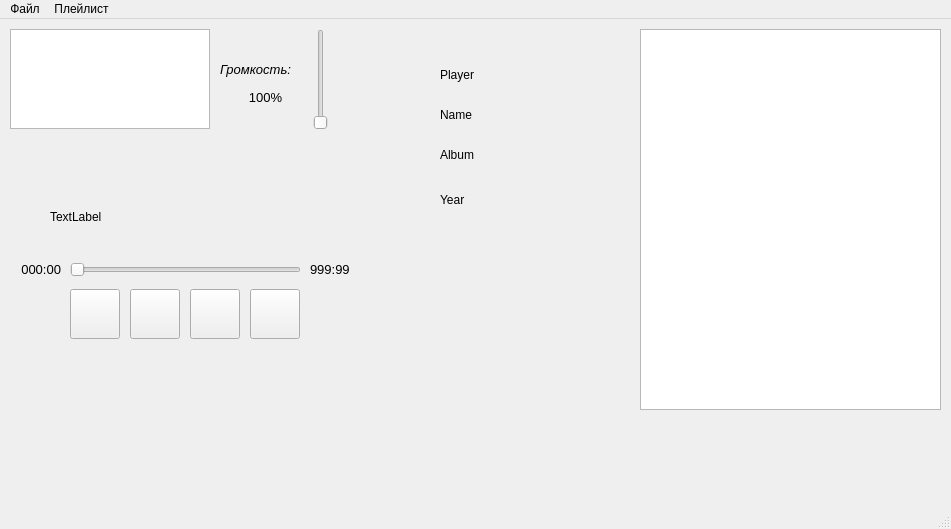
<?xml version="1.0" encoding="UTF-8"?>
<ui version="4.0">
 <class>MainWindow</class>
 <widget class="QMainWindow" name="MainWindow">
  <property name="geometry">
   <rect>
    <x>0</x>
    <y>0</y>
    <width>951</width>
    <height>529</height>
   </rect>
  </property>
  <property name="windowTitle">
   <string>MP3-Player</string>
  </property>
  <property name="windowIcon">
   <iconset resource="resource.qrc">
    <normaloff>:/images/title.jpg</normaloff>:/images/title.jpg</iconset>
  </property>
  <widget class="QWidget" name="centralwidget">
   <widget class="QListView" name="listView">
    <property name="geometry">
     <rect>
      <x>640</x>
      <y>10</y>
      <width>301</width>
      <height>381</height>
     </rect>
    </property>
   </widget>
   <widget class="QPushButton" name="playButton">
    <property name="geometry">
     <rect>
      <x>190</x>
      <y>270</y>
      <width>50</width>
      <height>50</height>
     </rect>
    </property>
    <property name="cursor">
     <cursorShape>PointingHandCursor</cursorShape>
    </property>
    <property name="text">
     <string/>
    </property>
    <property name="icon">
     <iconset resource="resource.qrc">
      <normaloff>:/images/play.png</normaloff>:/images/play.png</iconset>
    </property>
    <property name="iconSize">
     <size>
      <width>50</width>
      <height>50</height>
     </size>
    </property>
   </widget>
   <widget class="QPushButton" name="nextButton">
    <property name="geometry">
     <rect>
      <x>250</x>
      <y>270</y>
      <width>50</width>
      <height>50</height>
     </rect>
    </property>
    <property name="cursor">
     <cursorShape>PointingHandCursor</cursorShape>
    </property>
    <property name="text">
     <string/>
    </property>
    <property name="icon">
     <iconset resource="resource.qrc">
      <normaloff>:/images/next.png</normaloff>:/images/next.png</iconset>
    </property>
    <property name="iconSize">
     <size>
      <width>50</width>
      <height>50</height>
     </size>
    </property>
    <property name="default">
     <bool>false</bool>
    </property>
   </widget>
   <widget class="QPushButton" name="prevButton">
    <property name="geometry">
     <rect>
      <x>70</x>
      <y>270</y>
      <width>50</width>
      <height>50</height>
     </rect>
    </property>
    <property name="cursor">
     <cursorShape>PointingHandCursor</cursorShape>
    </property>
    <property name="text">
     <string/>
    </property>
    <property name="icon">
     <iconset resource="resource.qrc">
      <normaloff>:/images/prev.png</normaloff>:/images/prev.png</iconset>
    </property>
    <property name="iconSize">
     <size>
      <width>50</width>
      <height>50</height>
     </size>
    </property>
   </widget>
   <widget class="QPushButton" name="pauseButton">
    <property name="geometry">
     <rect>
      <x>130</x>
      <y>270</y>
      <width>50</width>
      <height>50</height>
     </rect>
    </property>
    <property name="cursor">
     <cursorShape>PointingHandCursor</cursorShape>
    </property>
    <property name="text">
     <string/>
    </property>
    <property name="icon">
     <iconset resource="resource.qrc">
      <normaloff>:/images/pause.png</normaloff>:/images/pause.png</iconset>
    </property>
    <property name="iconSize">
     <size>
      <width>50</width>
      <height>50</height>
     </size>
    </property>
   </widget>
   <widget class="QLabel" name="labelPlayer">
    <property name="geometry">
     <rect>
      <x>440</x>
      <y>40</y>
      <width>111</width>
      <height>31</height>
     </rect>
    </property>
    <property name="text">
     <string>Player</string>
    </property>
   </widget>
   <widget class="QLabel" name="labelTitle">
    <property name="geometry">
     <rect>
      <x>440</x>
      <y>70</y>
      <width>141</width>
      <height>51</height>
     </rect>
    </property>
    <property name="text">
     <string>Name</string>
    </property>
   </widget>
   <widget class="QLabel" name="labelAlbum">
    <property name="geometry">
     <rect>
      <x>440</x>
      <y>110</y>
      <width>151</width>
      <height>51</height>
     </rect>
    </property>
    <property name="text">
     <string>Album</string>
    </property>
   </widget>
   <widget class="QLabel" name="labelYear">
    <property name="geometry">
     <rect>
      <x>440</x>
      <y>160</y>
      <width>71</width>
      <height>41</height>
     </rect>
    </property>
    <property name="text">
     <string>Year</string>
    </property>
   </widget>
   <widget class="QLabel" name="labelMaxDuration">
    <property name="geometry">
     <rect>
      <x>310</x>
      <y>240</y>
      <width>51</width>
      <height>21</height>
     </rect>
    </property>
    <property name="font">
     <font>
      <family>Arial</family>
      <pointsize>10</pointsize>
     </font>
    </property>
    <property name="text">
     <string>999:99</string>
    </property>
   </widget>
   <widget class="QLabel" name="labelCurrentDuration">
    <property name="geometry">
     <rect>
      <x>10</x>
      <y>240</y>
      <width>51</width>
      <height>21</height>
     </rect>
    </property>
    <property name="font">
     <font>
      <family>Arial</family>
      <pointsize>10</pointsize>
      <weight>50</weight>
      <bold>false</bold>
     </font>
    </property>
    <property name="text">
     <string>000:00</string>
    </property>
    <property name="textFormat">
     <enum>Qt::AutoText</enum>
    </property>
    <property name="alignment">
     <set>Qt::AlignRight|Qt::AlignTrailing|Qt::AlignVCenter</set>
    </property>
   </widget>
   <widget class="QSlider" name="sliderDuration">
    <property name="geometry">
     <rect>
      <x>70</x>
      <y>235</y>
      <width>231</width>
      <height>31</height>
     </rect>
    </property>
    <property name="maximum">
     <number>100</number>
    </property>
    <property name="pageStep">
     <number>0</number>
    </property>
    <property name="orientation">
     <enum>Qt::Horizontal</enum>
    </property>
   </widget>
   <widget class="QSlider" name="sliderVolume">
    <property name="geometry">
     <rect>
      <x>310</x>
      <y>10</y>
      <width>22</width>
      <height>101</height>
     </rect>
    </property>
    <property name="maximum">
     <number>100</number>
    </property>
    <property name="orientation">
     <enum>Qt::Vertical</enum>
    </property>
    <property name="tickInterval">
     <number>0</number>
    </property>
   </widget>
   <widget class="QLabel" name="textLabelVolume">
    <property name="geometry">
     <rect>
      <x>220</x>
      <y>40</y>
      <width>91</width>
      <height>20</height>
     </rect>
    </property>
    <property name="font">
     <font>
      <family>Arial</family>
      <pointsize>10</pointsize>
      <italic>true</italic>
      <underline>false</underline>
     </font>
    </property>
    <property name="text">
     <string>Громкость:</string>
    </property>
   </widget>
   <widget class="QLabel" name="labelVolume">
    <property name="geometry">
     <rect>
      <x>245</x>
      <y>70</y>
      <width>41</width>
      <height>16</height>
     </rect>
    </property>
    <property name="font">
     <font>
      <family>Arial</family>
      <pointsize>10</pointsize>
     </font>
    </property>
    <property name="text">
     <string>100%</string>
    </property>
    <property name="alignment">
     <set>Qt::AlignCenter</set>
    </property>
   </widget>
   <widget class="QGraphicsView" name="graphicsView">
    <property name="geometry">
     <rect>
      <x>10</x>
      <y>10</y>
      <width>200</width>
      <height>100</height>
     </rect>
    </property>
   </widget>
   <widget class="QLabel" name="labelFileName">
    <property name="geometry">
     <rect>
      <x>50</x>
      <y>190</y>
      <width>281</width>
      <height>16</height>
     </rect>
    </property>
    <property name="text">
     <string>TextLabel</string>
    </property>
   </widget>
  </widget>
  <widget class="QMenuBar" name="menubar">
   <property name="geometry">
    <rect>
     <x>0</x>
     <y>0</y>
     <width>951</width>
     <height>26</height>
    </rect>
   </property>
   <widget class="QMenu" name="menuFile">
    <property name="title">
     <string>Файл</string>
    </property>
    <addaction name="openFilesAction"/>
   </widget>
   <widget class="QMenu" name="menuPlaylist">
    <property name="title">
     <string>Плейлист</string>
    </property>
    <addaction name="delAction"/>
    <addaction name="clearAction"/>
   </widget>
   <addaction name="menuFile"/>
   <addaction name="menuPlaylist"/>
  </widget>
  <widget class="QStatusBar" name="statusbar"/>
  <action name="openFilesAction">
   <property name="text">
    <string>Открыть</string>
   </property>
  </action>
  <action name="clearAction">
   <property name="text">
    <string>Очистить</string>
   </property>
  </action>
  <action name="delAction">
   <property name="enabled">
    <bool>true</bool>
   </property>
   <property name="text">
    <string>Удалить песню</string>
   </property>
  </action>
 </widget>
 <resources>
  <include location="resource.qrc"/>
 </resources>
 <connections/>
</ui>
